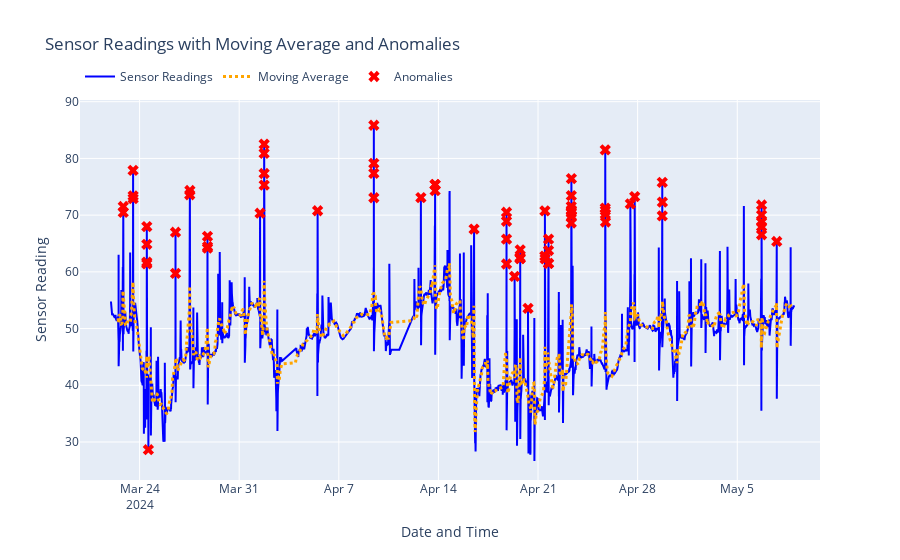

Write notebook code for a chart like this one.
### Markdown cell above
# Can we use moving average?

### Code cell
df = df_stove_humidity.copy()
df.set_index('ts_datetime', inplace=True)

window_size = 50
df['moving_average'] = df['sensor_readings'].rolling(window=window_size, center=True).mean()
threshold = 2 * df['sensor_readings'].std()
df['anomaly'] = np.abs(df['sensor_readings'] - df['moving_average']) > threshold

# Filter anomalies
anomalies = df[df['anomaly']]

# Plot the results
normal_trace = go.Scatter(
    x=df.index,
    y=df['sensor_readings'],
    mode='lines',
    name='Sensor Readings',
    line=dict(color='blue')
)

moving_avg_trace = go.Scatter(
    x=df.index,
    y=df['moving_average'],
    mode='lines',
    name='Moving Average',
    line=dict(color='orange', width=3, dash='dot')  # Changed color to orange and style to dot
)

anomaly_trace = go.Scatter(
    x=anomalies.index,
    y=anomalies['sensor_readings'],
    mode='markers',
    name='Anomalies',
    marker=dict(color='red', size=10, symbol='x')
)

layout = go.Layout(
    title='Sensor Readings with Moving Average and Anomalies',
    xaxis=dict(title='Date and Time'),
    yaxis=dict(title='Sensor Reading'),
    legend=dict(orientation="h", x=0, y=1.1)
)

fig = go.Figure(data=[normal_trace, moving_avg_trace, anomaly_trace], layout=layout)
fig.show()

### Figure 1 — Plotly figure (JSON) as saved in the notebook; plotly's stock layout.template omitted (floating-point values rounded to 4 significant figures; data arrays with more than 128 entries replaced by an {"elided": "..."} marker saying what was removed)
{"data": [{"line": {"color": "blue"}, "mode": "lines", "name": "Sensor Readings", "type": "scatter", "x": {"elided": "5334 str values"}, "y": {"elided": "5334 float values"}}, {"line": {"color": "orange", "dash": "dot", "width": 3}, "mode": "lines", "name": "Moving Average", "type": "scatter", "x": {"elided": "5334 str values"}, "y": {"elided": "5334 float values"}}, {"marker": {"color": "red", "size": 10, "symbol": "x"}, "mode": "markers", "name": "Anomalies", "type": "scatter", "x": ["2024-03-22T20:26:57", "2024-03-22T20:30:28", "2024-03-23T13:02:32", "2024-03-23T13:03:32", "2024-03-23T13:04:13", "2024-03-24T12:10:04", "2024-03-24T12:10:35", "2024-03-24T12:10:45", "2024-03-24T12:12:16", "2024-03-24T14:49:52", "2024-03-26T12:34:20", "2024-03-26T12:35:10", "2024-03-27T12:35:04", "2024-03-27T12:49:59", "2024-03-28T18:30:46", "2024-03-28T18:33:07", "2024-03-28T18:37:09", "2024-04-01T11:10:52", "2024-04-01T18:02:29", "2024-04-01T18:04:30", "2024-04-01T18:06:21", "2024-04-01T18:09:22", "2024-04-05T12:14:49", "2024-04-09T11:04:15", "2024-04-09T11:04:25", "2024-04-09T11:05:56", "2024-04-09T11:06:16", "2024-04-12T18:25:53", "2024-04-13T18:24:46", "2024-04-13T18:25:06", "2024-04-13T18:25:27", "2024-04-16T12:08:13", "2024-04-18T18:51:10", "2024-04-18T18:51:30", "2024-04-18T18:52:00", "2024-04-18T18:52:31", "2024-04-19T08:28:55", "2024-04-19T17:40:20", "2024-04-19T17:45:02", "2024-04-19T17:48:54", "2024-04-19T17:57:19", "2024-04-20T07:06:48", "2024-04-21T11:29:04", "2024-04-21T11:35:37", "2024-04-21T11:57:26", "2024-04-21T17:42:36", "2024-04-21T17:42:37", "2024-04-21T17:42:47", "2024-04-21T17:43:47", "2024-04-23T08:01:41", "2024-04-23T08:03:11", "2024-04-23T08:04:32", "2024-04-23T08:05:03", "2024-04-23T08:09:14", "2024-04-23T08:17:06", "2024-04-23T08:25:08", "2024-04-23T08:26:19", "2024-04-25T17:22:06", "2024-04-25T17:22:26", "2024-04-25T17:26:18", "2024-04-25T17:31:09", "2024-04-25T17:46:24", "2024-04-27T11:42:05", "2024-04-27T19:02:15", "2024-04-29T17:32:36", "2024-04-29T17:33:07", "2024-04-29T17:44:21", "2024-05-06T17:00:04", "2024-05-06T17:00:34", "2024-05-06T17:01:14", "2024-05-06T17:01:55", "2024-05-06T17:02:35", "2024-05-07T18:36:35"], "y": [70.48, 71.52, 77.89, 72.92, 73.4, 64.86, 61.41, 67.98, 61.72, 28.64, 66.99, 59.72, 73.6, 74.34, 66.26, 64.17, 64.46, 70.34, 77.34, 80.88, 82.52, 75.3, 70.78, 77.37, 85.85, 79.13, 73.07, 73.09, 74.32, 75.37, 75.42, 67.54, 61.38, 68.92, 70.51, 65.78, 59.2, 62.53, 62.36, 62.33, 63.88, 53.57, 62.77, 70.75, 62.3, 61.48, 61.48, 63.76, 65.77, 68.61, 71.56, 70.41, 70.76, 73.43, 76.45, 70.91, 69.79, 81.5, 71.25, 70.79, 70.17, 68.79, 71.99, 73.26, 69.86, 75.78, 72.3, 67.98, 71.79, 70.02, 68.79, 66.54, 65.36]}], "layout": {"legend": {"orientation": "h", "x": 0, "y": 1.1}, "title": {"text": "Sensor Readings with Moving Average and Anomalies"}, "xaxis": {"title": {"text": "Date and Time"}}, "yaxis": {"title": {"text": "Sensor Reading"}}}}
